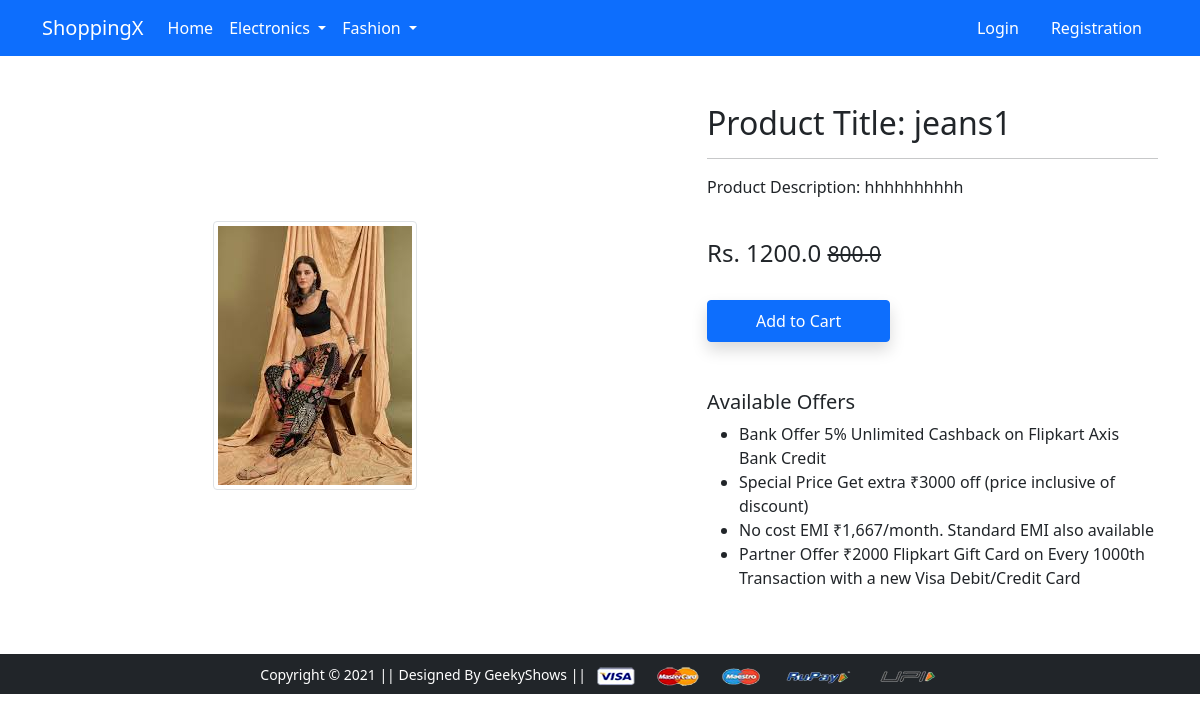
Page /product-detail/7/ on the committed database.
### app/models.py (models this page shows, shortened)
class Product(models.Model):
    title = models.CharField(max_length=200)
    selling_price = models.FloatField()
    discounted_price = models.FloatField()
    description = models.TextField()
    brand = models.CharField(max_length=100)
    CATEGORY = models.CharField(
        max_length=5,
        choices=CATEGORY_CHOICES,
        default='M'   # <-- Add a default here!
    )
    product_image = models.ImageField(upload_to='product_img')

### app/views.py (the view)
# urls.py: path('product-detail/<int:pk>/', views.ProductDetailView.as_view(), name='product-detail'),
class ProductDetailView(View):
    def get(self, request, pk):
        product = get_object_or_404(Product, pk=pk)
        return render(request, 'app/productdetail.html', {'product': product})

### app/templates/app/productdetail.html (shortened to what this page needs)
{% extends 'app/base.html' %}
{% load static %}
{% block main-content %}
<div class="container my-5">
    <div class="row">
        <div class="col-sm-6 text-center align-self-center">
     {% if product.product_image %}
        <img src="{{ product.product_image.url }}"
     alt="{{ product.name }}"
     class="img-fluid img-thumbnail"
     style="max-height:400px; object-fit:contain;">
     {% else %}
        <img src="{% static 'app/images/placeholder.jpg' %}" alt="No Image" class="img-fluid img-thumbnail">
     {% endif %}
          </div>
        <div class="col-sm-5 offset-sm-1">
            <h2>Product Title: {{ product.title }}</h2>
            <hr>
            <p>Product Description: {{ product.description }}</p>
            <br>
            <h4>
                Rs. {{ product.selling_price}}
                {% if product.discounted_price %}
                    <small class="fw-light text-decoration-line-through">{{ product.discounted_price }}</small>
                {% endif %}
            </h4>
            <br>
              <a href="{% url 'add_to_cart' %}?prod_id={{ product.id }}"
         class="btn btn-primary shadow px-5 py-2">
               Add to Cart
                </a>
            <h5 class="mt-5">Available Offers</h5>
            <ul>
                <li>Bank Offer 5% Unlimited Cashback on Flipkart Axis Bank Credit</li>
                <li>Special Price Get extra ₹3000 off (price inclusive of discount)</li>
                <li>No cost EMI ₹1,667/month. Standard EMI also available</li>
                <li>Partner Offer ₹2000 Flipkart Gift Card on Every 1000th Transaction with a new Visa Debit/Credit Card</li>
            </ul>
        </div>
    </div>
</div>
{% endblock main-content %}

### rows in the picture
Product: product_image (picture), title "jeans1", description "hhhhhhhhhh", selling_price "1200.0", discounted_price "800.0"
